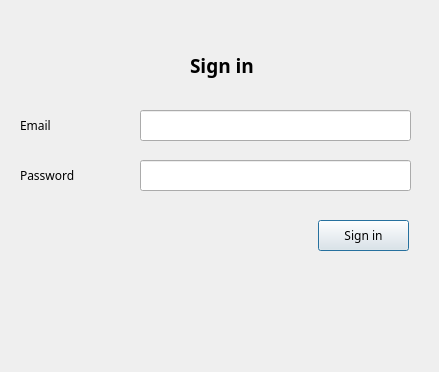
<?xml version="1.0" encoding="UTF-8"?>
<ui version="4.0">
 <class>Dialog</class>
 <widget class="QDialog" name="Dialog">
  <property name="geometry">
   <rect>
    <x>0</x>
    <y>0</y>
    <width>439</width>
    <height>372</height>
   </rect>
  </property>
  <property name="font">
   <font>
    <family>Monaco</family>
   </font>
  </property>
  <property name="windowTitle">
   <string>Dialog</string>
  </property>
  <widget class="QLabel" name="label">
   <property name="geometry">
    <rect>
     <x>190</x>
     <y>50</y>
     <width>91</width>
     <height>31</height>
    </rect>
   </property>
   <property name="font">
    <font>
     <family>Monaco</family>
     <pointsize>14</pointsize>
     <weight>75</weight>
     <bold>true</bold>
    </font>
   </property>
   <property name="text">
    <string>Sign in</string>
   </property>
  </widget>
  <widget class="QLabel" name="label_2">
   <property name="geometry">
    <rect>
     <x>20</x>
     <y>110</y>
     <width>101</width>
     <height>31</height>
    </rect>
   </property>
   <property name="text">
    <string>Email</string>
   </property>
  </widget>
  <widget class="QLabel" name="label_3">
   <property name="geometry">
    <rect>
     <x>20</x>
     <y>160</y>
     <width>101</width>
     <height>31</height>
    </rect>
   </property>
   <property name="text">
    <string>Password</string>
   </property>
  </widget>
  <widget class="QLineEdit" name="lineEditEmail">
   <property name="geometry">
    <rect>
     <x>140</x>
     <y>110</y>
     <width>271</width>
     <height>31</height>
    </rect>
   </property>
  </widget>
  <widget class="QLineEdit" name="lineEditPassword">
   <property name="geometry">
    <rect>
     <x>140</x>
     <y>160</y>
     <width>271</width>
     <height>31</height>
    </rect>
   </property>
  </widget>
  <widget class="QPushButton" name="pushButtonSignIn">
   <property name="geometry">
    <rect>
     <x>318</x>
     <y>220</y>
     <width>91</width>
     <height>31</height>
    </rect>
   </property>
   <property name="text">
    <string>Sign in</string>
   </property>
  </widget>
  <widget class="QLabel" name="labelResult">
   <property name="geometry">
    <rect>
     <x>20</x>
     <y>300</y>
     <width>381</width>
     <height>41</height>
    </rect>
   </property>
   <property name="text">
    <string/>
   </property>
  </widget>
 </widget>
 <resources/>
 <connections/>
</ui>
